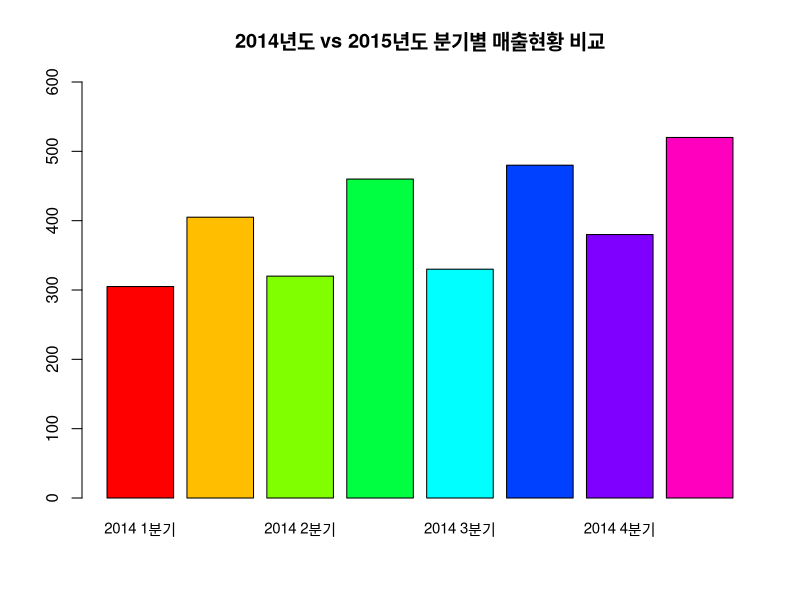
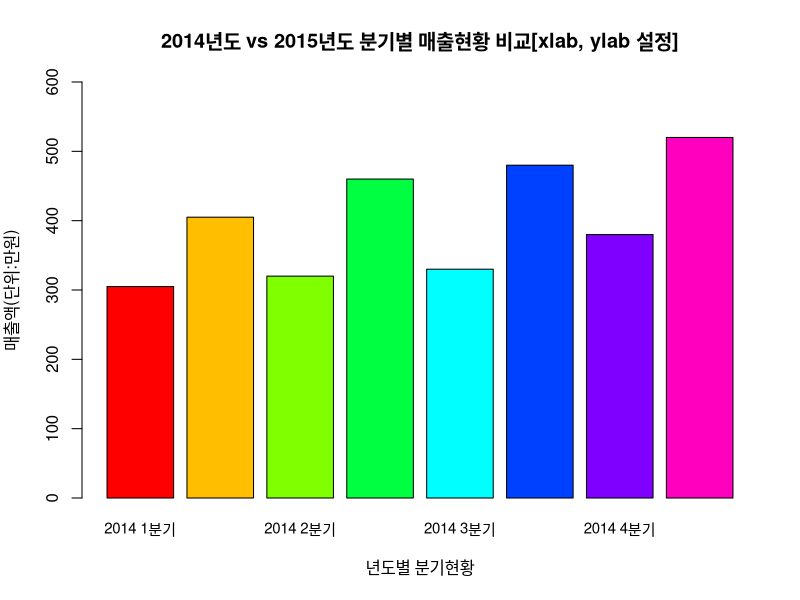
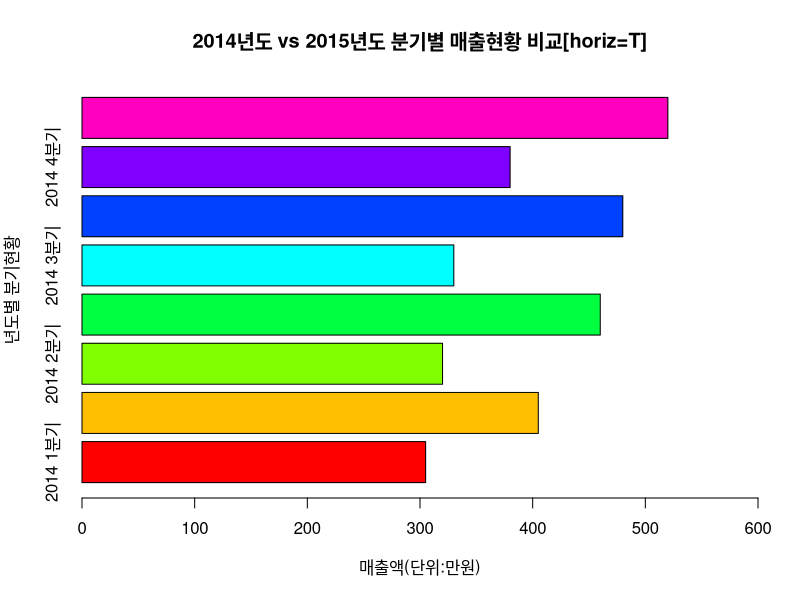
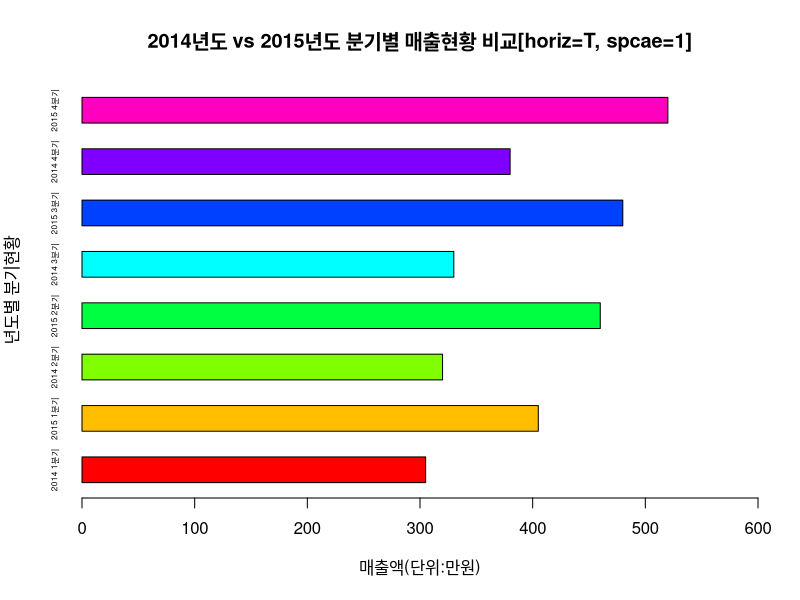
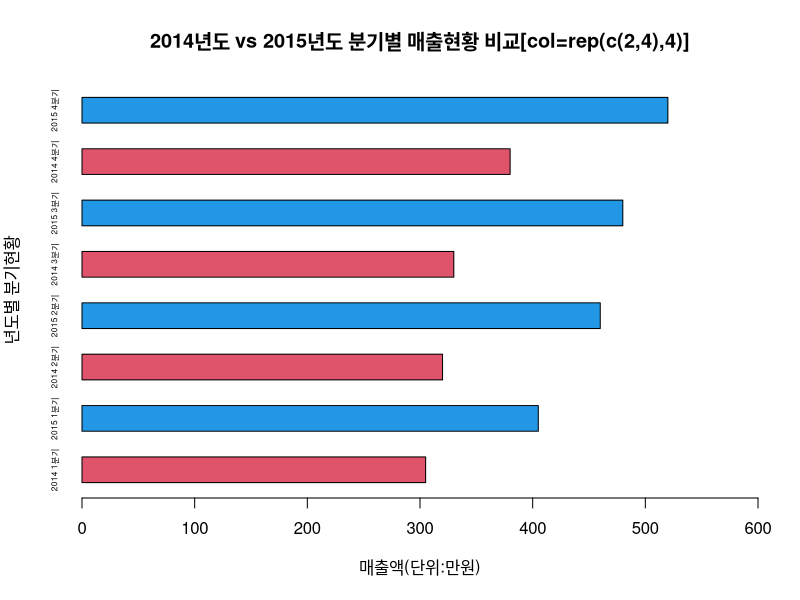
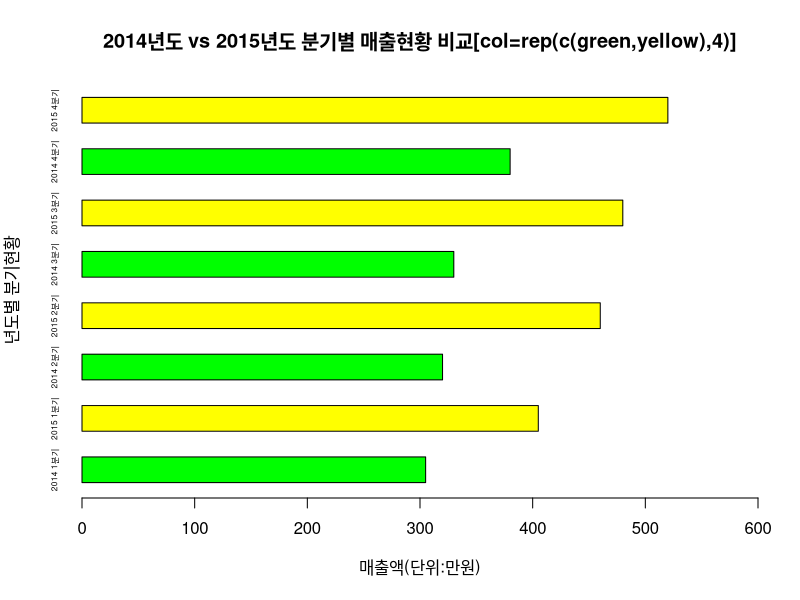
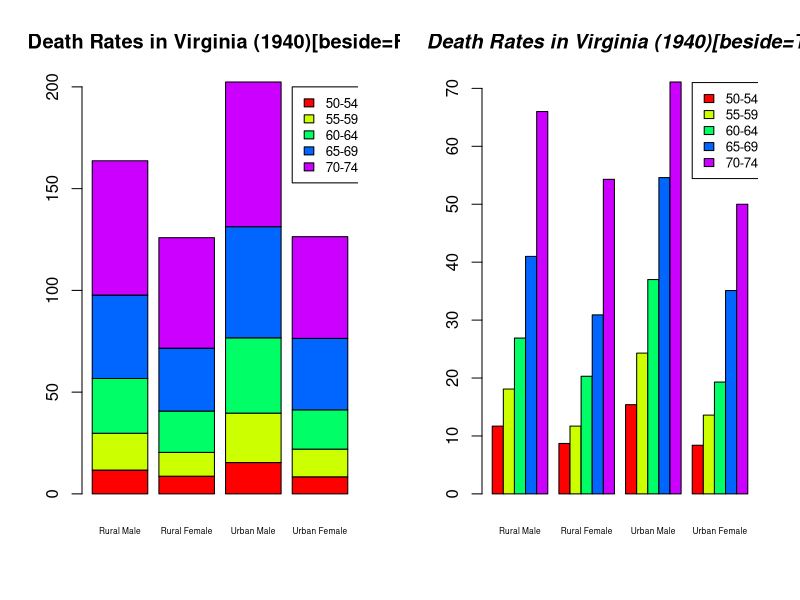

The R script that drew these images, in order: (Note: this script raises an error after producing the figures.)
# 시각화 도구 분류

#         칼럼특성                    시각화도구                  설명
# 칼럼수  숫자형  범주형
#   1       1                     hist, plot, barplot       숫자형 컬럼 1개
#   1               1             pie, barplot              범주형 컬럼 1개
#   2       2                     plot, abline, boxplot     숫자형 컬럼 2개
#   3       3                     scatterplot3d             숫자형 컬럼 3개
#   n       n       n             pairs(산점도 매트릭스)    n개의 컬럼

# 이산변수 : 정수 단위로 나누어 측정할 수 있는 변수 : barplot, pie, plot 이용

# barplot, hist 차이 : barplot은 범주형, hist는 연속형

# barplot : 세로막대, ylim(y축 범위), col(막대 색상), main(제목), cex.names=x축 문자 크기
chart_data <- c(305,405,320,460,330,480,380,520)
names(chart_data) <- c("2014 1분기", "2015 1분기", "2014 2분기", "2015 2분기",
                       "2014 3분기", "2015 3분기", "2014 4분기", "2015 4분기")
chart_data
mode(chart_data); class(chart_data) # numeric, numeric
postscriptFonts() # pdf 폰트 지원 확인하기 $Korea1deb
pdf.options(family="Korea1deb") # 한글 옵션 설정
pdf("C:/R_Studio/Rscript/chapter/chapter05/barplot.pdf")
par(mfrow=c(1,1))
barplot(chart_data, ylim=c(0,600), col=rainbow(8),
        main="2014년도 vs 2015년도 분기별 매출현황 비교", cex.names=0.9)

help(barplot) # barplot 도움말 보기

# 가로축, 세로축 레이블 추가 : xlab(x축이름), ylab(y축이름) 속성 이용
barplot(chart_data, ylab="매출액(단위:만원)", xlab="년도별 분기현황", ylim=c(0,600),
        col=rainbow(8), main="2014년도 vs 2015년도 분기별 매출현황 비교[xlab, ylab 설정]",
        cex.names=0.9)

# 가로 barplot : horiz 속성을 TRUE로 지정하면 된다.
barplot(chart_data, xlim=c(0,600), xlab="매출액(단위:만원)", ylab="년도별 분기현황",
        horiz=T, col=rainbow(8),
        main="2014년도 vs 2015년도 분기별 매출현황 비교[horiz=T]")

# 막대 사이 간격 조정 : space
barplot(chart_data, xlim=c(0,600), xlab="매출액(단위:만원)", ylab="년도별 분기현황",
        horiz=T, col=rainbow(8), space=1, cex.names=0.5,
        main="2014년도 vs 2015년도 분기별 매출현황 비교[horiz=T, spcae=1]")

# 막대 색상 특정색 지정 : 1(검정), 2(빨강), 3(초록), 4(파랑), 5(하늘색), 6(자주색), 7(노랑)
barplot(chart_data, xlim=c(0,600), xlab="매출액(단위:만원)", ylab="년도별 분기현황",
        space=1, cex.names=0.5, col=rep(c(2,4),4), horiz=T,
        main="2014년도 vs 2015년도 분기별 매출현황 비교[col=rep(c(2,4),4)]")
# 노랑과 그린 색상으로 지정
barplot(chart_data, xlim=c(0,600), xlab="매출액(단위:만원)", ylab="년도별 분기현황",
        space=1, cex.names=0.5, col=rep(c("green","yellow"),4), horiz=T,
        main="2014년도 vs 2015년도 분기별 매출현황 비교[col=rep(c(green,yellow),4)]")

# 누적 막대차트
# 단계 1 : 메모리 가져오기, 데이터 셋 확인하기
data(VADeaths)
VADeaths
str(VADeaths) # 5행 4열
mode(VADeaths); class(VADeaths) # numeric, matrix
dimnames(VADeaths) # names는 각 vector의 이름이고 dimnames는 각 행,열의 이름
rownames(VADeaths) # "50-54" "55-59" "60-64" "65-69" "70-74"
colnames(VADeaths) # "Rural Male"   "Rural Female" "Urban Male"   "Urban Female"
help(VADeaths)
par(mfrow=c(1,2)) # 1행 2열 그래프 보기(한화면에 2개)

# 단계 2: barplot 그리기(beside F, T 여부 확인)
# beside : X축 값이 측면으로 배열, F면 하나의 막대에 누적

# (1) beside=F
barplot(VADeaths, beside=F, col=rainbow(5), 
        main="Death Rates in Virginia (1940)[beside=F]", cex.names =0.5)
# legend : 범례표시. x좌표, y좌표, 범주 설정, 색상(fill), 크기(cex) 등
help(legend)
legend(3.8, 200, rownames(VADeaths), cex=0.8, fill=rainbow(5))

# (2) beside=T
barplot(VADeaths, beside=T, col=rainbow(5), cex.names =0.5)
legend(19,71,rownames(VADeaths), cex=0.8, fill=rainbow(5))
title(main="Death Rates in Virginia (1940)[beside=T]", font.main=4) # 타이틀 설정
dev.off() # pdf 종료

# dotchart(점도표)
# 그래프 관련 정리 http://blog.naver.com/kjhnav/220831638477
help(dotchart)
dotchart(x, labels = NULL, groups = NULL, gdata = NULL,
         cex = par("cex"), pt.cex = cex,
         pch = 21, gpch = 21, bg = par("bg"),
         color = par("fg"), gcolor = par("fg"), lcolor = "gray",
         xlim = range(x[is.finite(x)]),
         main = NULL, xlab = NULL, ylab = NULL, ...)
# x : 차트가 그려질 data
# labels : 점에 대한 설명문
# cex : 점의 확대
# pch : 점 모양
# color : 점 색상
# lcolor : 선 생상
# main : 차트 제목
# xlab, ylab : x,y축 이름

# 분기별 매출현황 dotchart 시각화
postscriptFonts()
pdf.options(family="Korea1")
pdf("C:/R_Studio/Rscript/chapter/chapter05/dot_pie.pdf")

chart_data
names(chart_data)
par(mfrow=c(1,1)) # 1행 1열 그래프 보기(한화면에 1개)
dotchart(chart_data, col=c("blue","red"), lcol="1", pch=1:2, labels=names(chart_data),
         xlab="매출액", main="2014, 2015년도 분기별 매출액 현황[dotchart]", cex=1.2)

# piechart 시각화
help(pie)
pie(x, labels = names(x), edges = 200, radius = 0.8,
    clockwise = FALSE, init.angle = if(clockwise) 90 else 0,
    density = NULL, angle = 45, col = NULL, border = NULL,
    lty = NULL, main = NULL, ...)
# x : 차트가 그려질 데이터
# labels : 조각에 대한 설명문
# col : 색상
# border : 테두리색
# lty : 선타입
# main : 제목

# 분기별 매출현황 시각화
pie(chart_data, labels=names(chart_data), col=rainbow(8), cex=1.0)
title("2014~2015년도 분기별 매출현황[piechart]")
dev.off()

# 연속변수 시각화
# 연속변수 : 시간, 길이 등 연속성을 가진 변수(boxplot, hist, scatterplot)
pdf("C:/R_Studio/Rscript/chapter/chapter05/boxplot.pdf")
help(boxplot)
summary(VADeaths)

boxplot(VADeaths, range=0,
        main="Death Rates in Virginia (1940)[boxplot default]") 
# range=0 : 최소값과 최대값을 점선으로 연결

boxplot(VADeaths, notch=T, 
        main="Death Rates in Virginia (1940)[boxplot notch=T]")
# notch=T : 중위수 비교시 사용(허리선)
mean(VADeaths) # 30.92
abline(h=30.92, lty=3, col="red")
help(abline)
dev.off()
